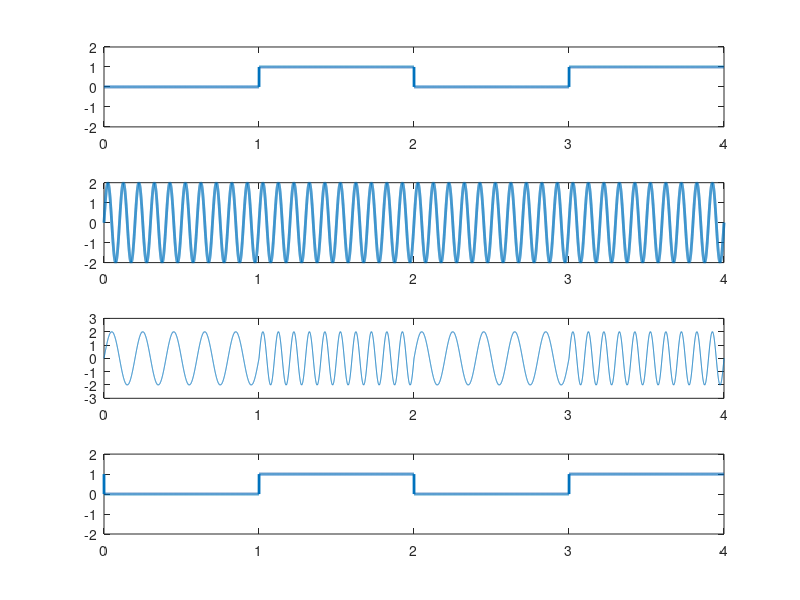

This chart was generated by the following MATLAB code:
clc;clear all;close all;

n = [0 1 0 1];
N = length(n);
fs=1000*N;
t=0:1/fs:N;
N1=length(t);
i=1;
for j=1:N1
    if t(j)<=i
        x(j)=n(i);
    else
        i = i+1;
    end
end
subplot(411);
plot(t,x,'Linewidth',2);
axis([0 N -2 2]);

a=2;
f1=10;
f2=5;
x1=a*sin(2*pi*f1*t);
subplot(412);
plot(t,x1,'Linewidth',2);

x2= a*sin(2*pi*f2*t);

for j=1:N1
    if x(j)==1
        y1(j)=x1(j);
    else
        y1(j)=x2(j);
    end
end
subplot(413);
plot(t,y1);
axis([0 N -3 3]);

for j =1:N1
    if y1(j)==x1(j)
        y2(j)=1;
    else
        y2(j)=0;
    end
end

        
subplot(414);
plot(t,y2,'Linewidth',2);
axis([0 N -2 2]);
